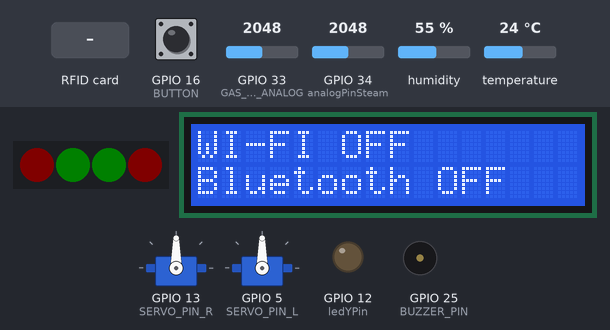
This sketch was run on a simulated ESP32. Parts: 4 RGB LEDs in strip order, left to right, 16×2 character LCD, 2 × servo, output pins drawn as LEDs (lit = HIGH), buzzer (waves = sounding). The test bench sets the inputs (shaded band); at power-on: GPIO 16 (BUTTON) HIGH, GPIO 33 (GAS_SENSOR_ANALOG) = 2048, GPIO 34 (analogPinSteam) = 2048, humidity 55 %, temperature 24 °C. Dim RGB values are drawn brighter than linear; WiFi joins after 1.5 s; servers stay silent unless stated; a WiFi scan finds three made-up networks; what the sketch prints to the serial monitor is not drawn.

Above: at 4.7 s.
At 11.3 s:
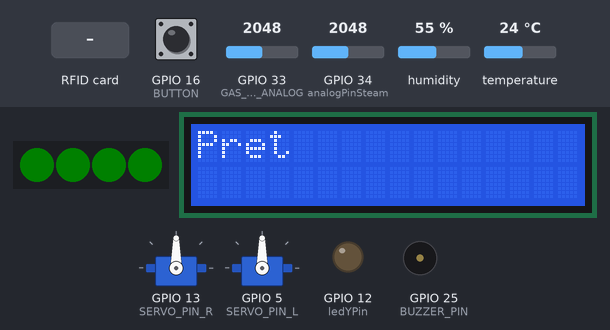
11.4 s: GPIO 16 (BUTTON) pulled LOW for 0.15 s
12.1 s: RFID card 5E 7A 19 C4 held to the reader
At 19.5 s:
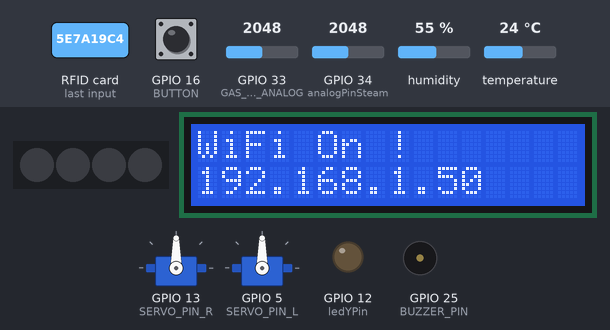
20.5 s: GPIO 16 (BUTTON) pulled LOW for 3.2 s
At 22.92 s:
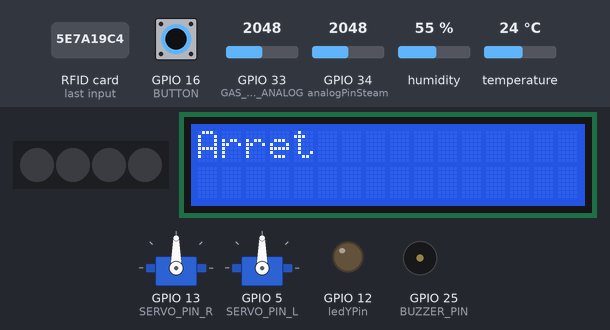
24.3 s: RFID card 5E 7A 19 C4 held to the reader
At 29.0 s:
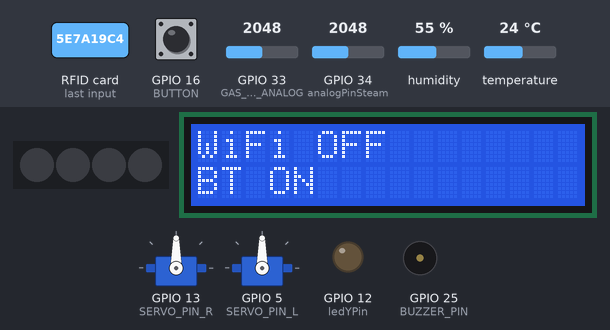
Timing chart, 0 to 36.3 s (numbered marks = the images above; inputs shaded):
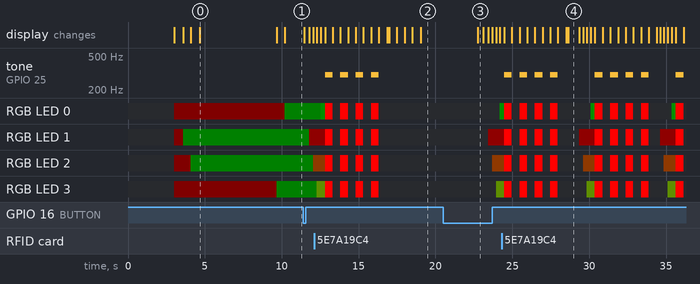

The sketch:

ArduinoComplet.ino
```cpp
//Gestion ESP 32 collecte donée atmosphérique
#include <Wire.h>
#include <ESP32Servo.h>
#include "MFRC522_I2C.h"
#include <Adafruit_Sensor.h>
#include <DHT.h>
#include <Adafruit_NeoPixel.h>
#include <LiquidCrystal_PCF8574.h>
#include <WiFi.h>
#include <WebServer.h>

Servo motorRight;
Servo motorLeft;

#define DHTPIN 17 //capteur température/humidité
#define DHTTYPE DHT11 //capteur température/humidité
#define PIR_PIN 14 // Détecteur de mouvements
#define SERVO_PIN_R 13 // Moteur 90 droit
#define SERVO_PIN_L 5 // Moteur 90 gauche
#define GAS_SENSOR_ANALOG 33  // capteur gaz analog
#define BUZZER_PIN 25  // Buzzer
#define LED_COUNT 4 // Nb de LEDs
#define LED_PIN 26 // Leds
#define BUTTON 16 // boutton

DHT dht(DHTPIN, DHTTYPE);

const char* ssid = "DESKTOP-3RT6VB4 6195";
const char* passwordWiFi = "q91O>519";
bool isWiFiOn = false;
bool isBTOn = false;

IPAddress local_IP(192, 168, 43, 100);
IPAddress gateway(192, 168, 239, 6);
IPAddress subnet(255, 255, 255, 0);
IPAddress primaryDNS(8, 8, 8, 8);
IPAddress secondaryDNS(8, 8, 4, 4);
WebServer server(80); // Serveur HTTP sur le port 80

const int analogPin = 34; // Capteur eau
MFRC522_I2C mfrc522(0x28, -1, &Wire);  // RFID
String password = ""; // RFID
bool start = false;
bool proximityDetector = false;

Adafruit_NeoPixel strip(LED_COUNT, LED_PIN, NEO_GRB + NEO_KHZ800); // LEDs
LiquidCrystal_PCF8574 lcd(0x27); // Adresse de l'écran LCD

const int buzzerPin = 25;
unsigned long previousMillis = 0;
const long interval = 1000;

const int analogPinSteam = 34;

const int frequency = 300;

const int gasTrigger = 5000;
const int analogGasPin = 33;

bool isOpen = false;

const int ledYPin = 12;

boolean gaz1 = 1;
boolean gaz2 = 1;

float lastTemperature = 0.0;
float lastHumidity = 0.0;
float lastGasPercentage = 0.0;
float lastSteamPercentage = 0.0;

void scanI2C() {
  for (byte addr = 1; addr < 127; addr++) {
    Wire.beginTransmission(addr);
    if (Wire.endTransmission() == 0) {
      delay(10);
    }
  }
}

void alarm(float gasPercentage, int type) {
  lcd.clear();
  lcd.setCursor(0, 0);
  if (type == 0){
    lcd.print("Gaz detecte !");
    lcd.setCursor(0, 1);
    lcd.print("DANGER " + String(gasPercentage, 1) + " %");
  } else if (type == 1) {
    lcd.print("Mouvement");
    lcd.setCursor(0,1);
    lcd.print("detecte !");
  } else {
    return;
  }

  for (int i = 0; i < 4; i++) {
    for(int j = 0; j < LED_COUNT; j++) {
      strip.setPixelColor(j, strip.Color(255, 0, 0));
    }
    strip.show();

    tone(BUZZER_PIN, 300);
    delay(500);
    noTone(BUZZER_PIN);

    for(int j = 0; j < LED_COUNT; j++) {
      strip.setPixelColor(j, strip.Color(0, 0, 0));
    }
    strip.show();

    delay(500);
  }
  noTone(BUZZER_PIN);
}

void open() {
  lcd.clear();
  lcd.setCursor(0,0);
  lcd.print("ouverture");
  motorRight.write(90);
  motorLeft.write(90);
}

void close() {
  lcd.clear();
  lcd.setCursor(0,0);
  lcd.print("fermeture");
  motorRight.write(0);
  motorLeft.write(0);
}

void handleRoot() {
  String response = "{";
  response += "\"temperature\":" + String(lastTemperature) + ",";
  response += "\"humidity\":" + String(lastHumidity) + ",";
  response += "\"gas\":" + String(lastGasPercentage) + ",";
  response += "\"steam\":" + String(lastSteamPercentage);
  response += "}";

  server.send(200, "application/json", response);
}

void startWiFi() {
  WiFi.disconnect(true);
  Serial.println("Début de la connexion WiFi...");

  WiFi.begin(ssid, passwordWiFi);
  lcd.clear();
  lcd.setCursor(0, 0);
  lcd.print("Connexion");

  Serial.println("Connexion en cours...");

  unsigned long startAttemptTime = millis();
  while (WiFi.status() != WL_CONNECTED && millis() - startAttemptTime < 15000) { // Timeout de 15s
    delay(500);
    Serial.print(".");

    for (int i = 9; i < 12; i++) {
      lcd.setCursor(i, 0);
      lcd.print(".");
      delay(500);
      if (i == 11) {
        lcd.clear();
        lcd.setCursor(0,0);
        lcd.print("Connexion");
      }
    }
  }

  if (WiFi.status() == WL_CONNECTED) {
    Serial.println("Connexion réussie !");
    lcd.clear();
    lcd.setCursor(0, 0);
    lcd.print("WiFi On !");
    lcd.setCursor(0, 1);
    lcd.print(WiFi.localIP().toString());
    server.on("/", handleRoot);
    server.begin();
    Serial.print("Adresse IP:");
    Serial.println(WiFi.localIP());
  } else {
    Serial.println("Échec de connexion !");
    lcd.clear();
    lcd.setCursor(0, 0);
    lcd.print("WiFi echoue !");
  }

  delay(3000);
}


void stopWiFi() {
  WiFi.disconnect(true);
  WiFi.mode(WIFI_OFF);
}

void startBT() {

}

void stopBT() {

}

void scanWiFi() {
  Serial.println("Scan WiFi en cours...");
  int n = WiFi.scanNetworks();
  if (n == 0) {
    Serial.println("Aucun réseau trouvé.");
  } else {
    Serial.println("Réseaux trouvés :");
    for (int i = 0; i < n; i++) {
      Serial.print(WiFi.SSID(i));
      Serial.print(" (Signal: ");
      Serial.print(WiFi.RSSI(i));
      Serial.println(" dBm)");
    }
  }
}

void setup() {
  Serial.begin(115200);
  Wire.begin();
  dht.begin();
  WiFi.disconnect(true);
  scanWiFi();
  delay(1000);

  strip.begin();
  for(int i = 0; i < LED_COUNT; i++) {
        strip.setPixelColor(i, strip.Color(5, 0, 0));
    }
  strip.show();
  delay(500);

  lcd.begin(16, 2); // Initialise l'écran avec 16 colonnes et 2 lignes
  lcd.setBacklight(255);
  lcd.setCursor(0, 0); // LCD
  lcd.print("Demarrage..."); // LCD

  strip.setPixelColor(1, strip.Color(0, 5, 0));
  strip.show();
  delay(500);

  pinMode(BUZZER_PIN, OUTPUT); // buzzer
  pinMode(GAS_SENSOR_ANALOG, INPUT); // détecteur gazs
  pinMode(PIR_PIN, INPUT); // détecteur mouvements
  pinMode(ledYPin, OUTPUT); // Mono led jaune
  motorRight.attach(SERVO_PIN_R); // Moteur Droit
  motorLeft.attach(SERVO_PIN_L); // Moteur Gauche

  strip.setPixelColor(2, strip.Color(0, 5, 0));
  strip.show();
  delay(500);

  scanI2C(); // RFID
  mfrc522.PCD_Init(); // RFID

  pinMode(BUTTON, INPUT_PULLUP);

  lcd.clear();
  lcd.setCursor(0,0);
  lcd.print("WI-FI OFF");
  lcd.setCursor(0, 1);
  lcd.print("Bluetooth OFF");
  delay(5000);

  strip.setPixelColor(3, strip.Color(0, 5, 0));
  strip.show();
  delay(500);

  lcd.clear();
  lcd.setCursor(0, 0);
  lcd.print("Pret");
  for(int i = 0; i < LED_COUNT; i++) {
        strip.setPixelColor(i, strip.Color(0, 5, 0));
    }
  strip.show();
}

void loop() {
  int buttonState = digitalRead(BUTTON);
  unsigned long currentMillis = millis();

  if (buttonState == LOW) {
    start = !start;
    lcd.clear();
    lcd.setCursor(0, 0);
    lcd.print(start ? "" : "Arret");
    delay(300);
  }

  static unsigned long lastUpdate = 0;
  static bool showTempHum = true;

  if (start && (currentMillis - lastUpdate >= 4000)) {
    lastUpdate = currentMillis;
    float temperature = dht.readTemperature();

    strip.setPixelColor(1, strip.Color(15, 0, 0));
    strip.show();
    delay(250);

    float humidity = dht.readHumidity();

    strip.setPixelColor(2, strip.Color(15, 6, 0));
    strip.show();
    delay(250);

    int steamValue = analogRead(analogPinSteam);
    float steamPercentage = ((steamValue / 4095.0)) * 100.0;

    strip.setPixelColor(3, strip.Color(10, 15, 0));
    strip.show();
    delay(250);

    int gasValue = analogRead(analogGasPin);
    float gasPercentage = ((gasValue / 4095.0)) * 100;

    strip.setPixelColor(0, strip.Color(0, 15, 0));
    strip.show();
    delay(250);

    if (gasPercentage > 5) {
      alarm(gasPercentage, 0);
    } else {
      for(int i = 0; i < LED_COUNT; i++) {
        strip.setPixelColor(i, strip.Color(0, 5, 0));
    }
    strip.show();
    }

    if (proximityDetector) {
      int pirState = digitalRead(PIR_PIN);
      if (pirState == HIGH) {
        alarm(1, 1);
      }
    }

    if (isnan(temperature) || isnan(humidity)) {
      Serial.println("Erreur capteur température/humidité");
      return;
    }

    lcd.clear();
    if (showTempHum) {
      lcd.setCursor(0, 0);
      lcd.print("Temp : " + String(temperature) + " C ");
      lcd.setCursor(0, 1);
      lcd.print("Humi : " + String(humidity) + " %");
    } else {
      lcd.setCursor(0, 0);
      lcd.print("Vap : " + String(steamPercentage) + " %");
      lcd.setCursor(0, 1);
      lcd.print("Gaz : " + String(gasPercentage) + " %");
    }

    lastTemperature = temperature;
    lastHumidity = humidity;
    lastGasPercentage = gasPercentage;
    lastSteamPercentage = steamPercentage;

    server.handleClient();

    Serial.println("Température : " + String(temperature) + " °C");
    Serial.println("Humidité : " + String(humidity) + " %");
    Serial.println("Vapeur : " + String(steamPercentage) + " %");
    Serial.println("Gaz : " + String(gasPercentage) + " %");

    delay(100);

    showTempHum = !showTempHum;
  }

  if (!mfrc522.PICC_IsNewCardPresent() || !mfrc522.PICC_ReadCardSerial()) {
    delay(50);
    return;
  }

  password = "";

  for (byte i = 0; i < mfrc522.uid.size; i++) {
    password += String(mfrc522.uid.uidByte[i]);
    if (i < mfrc522.uid.size - 1) {
      password += " ";
    }
  }

  lcd.clear();
  lcd.setCursor(0, 0);

  if (password == "38 69 198 60") {
    lcd.print("Card Valid");
    if (isOpen) {
      close();
      isOpen = false;
      delay(200);
    } else{
      open();
      isOpen = true;
      delay(200);
    }
  } else if (password = "186 67 94 181") {
    if (!isWiFiOn) {
      isWiFiOn = true;
      isBTOn = false;
      lcd.clear();
      lcd.setCursor(0, 0);
      lcd.print("WiFi On");
      lcd.setCursor(0, 1);
      lcd.print("BT OFF");
      startWiFi();

    } else if (isWiFiOn) {
      isWiFiOn = false;
      isBTOn = true;
      lcd.clear();
      lcd.setCursor(0, 0);
      lcd.print("WiFi OFF");
      lcd.setCursor(0, 1);
      lcd.print("BT ON");
      stopWiFi();
    }
    delay(500);


  } else {
    lcd.print("Card Invalid");
  }
  delay(200);
}
```

Measured:
- after the input at 11.4 s, RGB LED 1: RGB(0, 5, 0) → RGB(15, 0, 0) after 0.39 s; RGB LED 2: RGB(0, 5, 0) → RGB(15, 6, 0) after 0.64 s
- after the input at 12.1 s, tone on GPIO 25 (BUZZER_PIN): goes on until 16.3 s, then stays silent; the display: first differs from a run without the input after 4.9 s (image 2 shows a later state)
- after the input at 20.5 s, tone on GPIO 25 (BUZZER_PIN): stays silent (without the input it goes to 300 Hz after 3.3 s); the display: changes after 2.2 s (image 3)
- after the input at 24.3 s, the display: first differs from a run without the input after 4.3 s (image 4)
- what the display in image 0 shows lasts 5.0 s, from 4.7 s to 9.7 s
